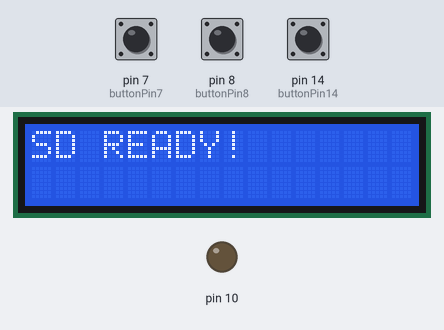
Simulated run of this sketch. Board: Arduino Uno, built with avr-gcc and run on an emulated ATmega328P. Shown: 16×2 character LCD, output pins drawn as LEDs (lit = HIGH). The test bench sets the inputs (shaded band); at power-on: pin 7 (buttonPin7) HIGH, pin 8 (buttonPin8) HIGH, pin 14 (buttonPin14) HIGH. Storage starts empty; what the sketch prints to the serial monitor is not drawn.

Above: at 1.2 s.
1.3 s: pin 7 (buttonPin7) pulled LOW for 0.15 s
At 2.6 s:
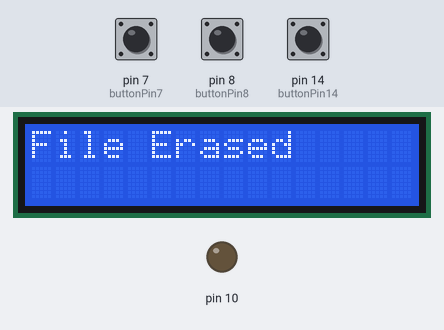
2.9 s: pin 8 (buttonPin8) pulled LOW for 0.15 s
At 4.2 s:
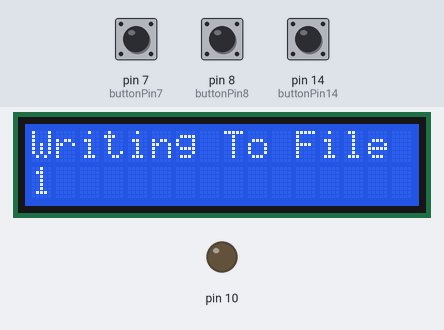
4.5 s: pin 14 (buttonPin14) pulled LOW for 0.15 s
At 5.5 s:
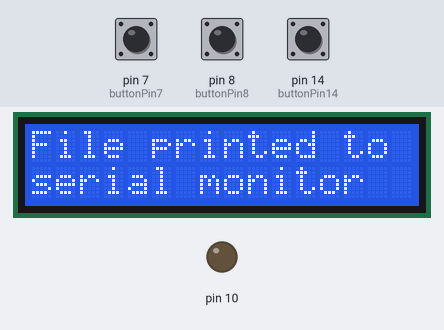
6.1 s: pin 8 (buttonPin8) pulled LOW for 1 s
At 7.9 s:
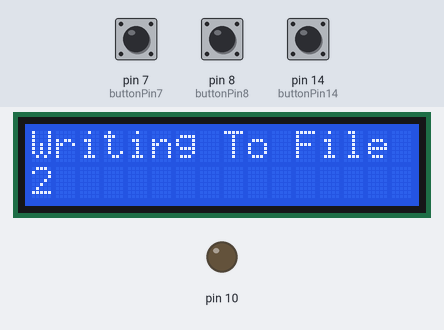
8.6 s: pin 7 (buttonPin7) pulled LOW for 1 s
At 10.7 s:
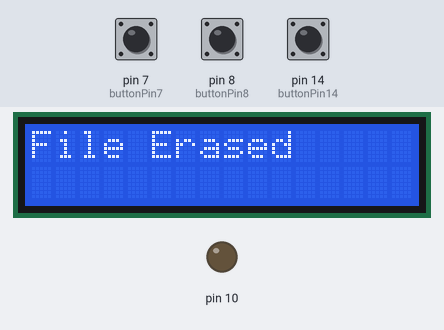
11.1 s: pin 8 (buttonPin8) pulled LOW for 3.2 s
At 14.6 s:
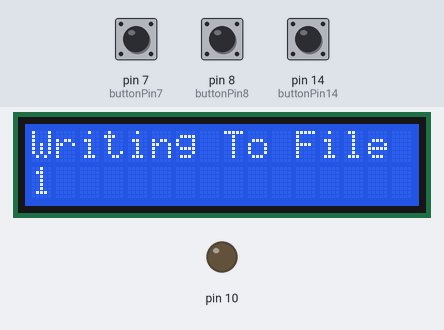
Timing chart, 0 to 16.1 s (numbered marks = the images above; inputs shaded):
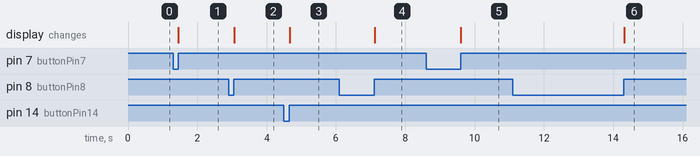

Measured:
- after the input at 1.3 s, the display: changes after 0.16 s (image 1)
- after the input at 2.9 s, the display: changes after 0.17 s (image 2)
- after the input at 4.5 s, the display: changes after 0.17 s (image 3)
- after the input at 6.1 s, the display: changes after 1.0 s (image 4)
- after the input at 8.6 s, the display: changes after 1.0 s (image 5)
- after the input at 11.1 s, the display: changes after 3.2 s (image 6)

The sketch:

Midterm_Completed_Working_Code.ino
```cpp
#include <SPI.h>
#include <SD.h>
#include <LiquidCrystal.h>

File countIt;
LiquidCrystal lcd(9, 6, 5, 4, 3, 2);

const int buttonPin7 = 7;
const int buttonPin8 = 8;
const int buttonPin14 = 14;

int buttonState7 = 0;
int buttonState8 = 0;
int buttonState14 = 0;
int count = 0;
int pressed7 = 0;
int pressed8 = 0;
int pressed14 = 0;

void setup() {

  Serial.begin(9600);

  lcd.begin(16, 2);

  pinMode(10, OUTPUT);

  if (!SD.begin(10)) {
    lcd.println("SD Failed!");
    return;
  }
  else {
    lcd.print("SD READY!");
  }
}

void loop() {

  buttonState8 = digitalRead(buttonPin8);
  buttonState7 = digitalRead(buttonPin7);
  buttonState14 = digitalRead(buttonPin14);

  //increase the counter and write its value to file "count.txt"
  if (buttonState8 == LOW){
    pressed8 = 1;
  }
  else if (buttonState8 == HIGH) {
    if (pressed8 == 1){
      countIt = SD.open("count.txt", FILE_WRITE);
      count += 1;
      if (countIt) {
        lcd.clear();
        lcd.print("Writing To File");
        lcd.setCursor(0, 1);
        lcd.print(count);
        countIt.println(count);
        countIt.close();
      }
      else {
        lcd.clear();
        lcd.println("Could Not Write");
        countIt.close();
      }
      pressed8 = 0;
    }
  }

  //Delete count.txt from SD card
  if (buttonState7 == LOW)
    pressed7 = 1;
  else if (buttonState7 == HIGH) {
    if (pressed7 == 1){
      lcd.clear();
      lcd.print("File Erased");
      SD.remove("count.txt");
      count = 0;
      pressed7 = 0;
    }
  }

  //Print contents of count.txt to the serial monitor
  if (buttonState14 == LOW)
    pressed14 = 1;
  else if (buttonState14 == HIGH) {
    if (pressed14 == 1){
      lcd.clear();
      lcd.print("File printed to");
      lcd.setCursor(0, 1);
      lcd.print("serial monitor");
      countIt = SD.open("count.txt");
      if (countIt){
      Serial.println("count.txt: ");
        while (countIt.available()) {
          Serial.write(countIt.read());
        }
        countIt.close();
      }
      pressed14 = 0;
    }
  }

}
```
